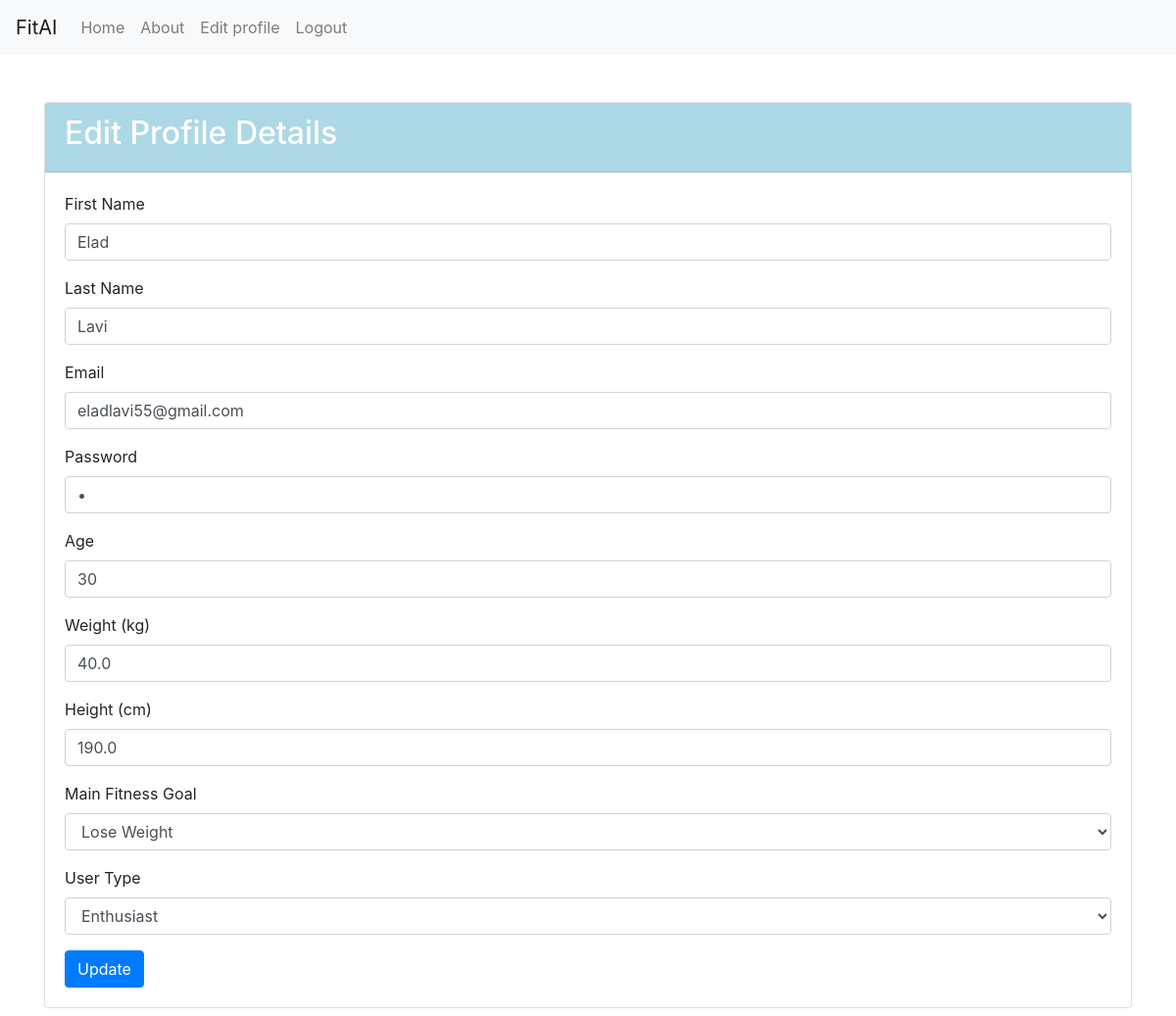
Screenshot of /edit_user (signed in) with the database file from the repository.
### main.py (models this page shows, shortened)
class Users(db.Model):
    _id = db.Column("id", db.Integer, primary_key=True)
    first_name = db.Column("first_name", db.String(100))
    last_name = db.Column("last_name", db.String(100))
    email = db.Column("email", db.String(100))
    password = db.Column("password", db.String(100))
    age = db.Column("age", db.Integer)
    weight = db.Column("weight", db.Float)
    height = db.Column("height", db.Float)
    user_type = db.Column("user_type", db.String(50))  # שדה סוג המשתמש החדש
    about_me = db.Column(db.Text, nullable=True)  # עמודה חדשה שתשמור את הטקסט על המאמן

### main.py (the view, shortened to what this page needs)
@app.route("/edit_user", methods=["POST", "GET"])
def edit_user():
    if "user" in session:
        email = session["email"]
        user = Users.query.filter_by(email=email).first()
        return render_template("edit_user.html", user=user)
    else:
        flash("You are not logged in", "danger")
        return redirect(url_for("login"))

### main.py (called while the page is built)
@app.context_processor
def inject_user():
    user_email = session.get("email")
    user_type = session.get("user_type")
    user = Users.query.filter_by(email=user_email).first() if user_email else None
    return dict(current_user=user)

### Templates/edit_user.html (shortened to what this page needs)
{% extends "base.html" %}
{% block content %}
<div class="container mt-5">
    <div class="card">
        <div class="card-header" style="background-color: #ADD8E6; color: white;">
            <h2>Edit Profile Details</h2>
        </div>
        <div class="card-body">
            <form method="POST">
                <div class="form-group">
                    <label for="first_name">First Name</label>
                    <input type="text" class="form-control" id="first_name" name="first_name" placeholder="First Name" value="{{ user.first_name }}" required>
                </div>
                <div class="form-group">
                    <label for="last_name">Last Name</label>
                    <input type="text" class="form-control" id="last_name" name="last_name" placeholder="Last Name" value="{{ user.last_name }}" required>
                </div>
                <div class="form-group">
                    <label for="email">Email</label>
                    <input type="email" class="form-control" id="email" name="email" placeholder="Email" value="{{ user.email }}" required>
                </div>
                <div class="form-group">
                    <label for="password">Password</label>
                    <input type="password" class="form-control" id="password" name="password" placeholder="Password" value="{{ user.password }}" required>
                </div>
                <div class="form-group">
                    <label for="age">Age</label>
                    <input type="number" class="form-control" id="age" name="age" placeholder="Age" value="{{ user.age }}" required>
                </div>
                <div class="form-group">
                    <label for="weight">Weight (kg)</label>
                    <input type="number" step="0.1" class="form-control" id="weight" name="weight" placeholder="Weight" value="{{ user.weight }}" required>
                </div>
                <div class="form-group">
                    <label for="height">Height (cm)</label>
                    <input type="number" step="0.1" class="form-control" id="height" name="height" placeholder="Height" value="{{ user.height }}" required>
                </div>
                <div class="form-group">
                    <label for="fitness_goal">Main Fitness Goal</label>
                    <select class="form-control" id="fitness_goal" name="fitness_goal" required>
                        <option value="lose_weight" {% if user.fitness_goal == 'lose_weight' %}selected{% endif %}>Lose Weight</option>
                    </select>
                </div>
                <div class="form-group">
                    <label for="user_type">User Type</label>
                    <select class="form-control" id="user_type" name="user_type" required>
                        <option value="enthusiast" {% if user.user_type == 'enthusiast' %}selected{% endif %}>Enthusiast</option>
                    </select>
                </div>
                <button type="submit" class="btn btn-primary">Update</button>
            </form>
        </div>
    </div>
</div>
{% endblock %}

### rows the page displays
Users: first_name "Elad", last_name "Lavi", email "eladlavi55@gmail.com", age "30", weight "40.0", height "190.0"
